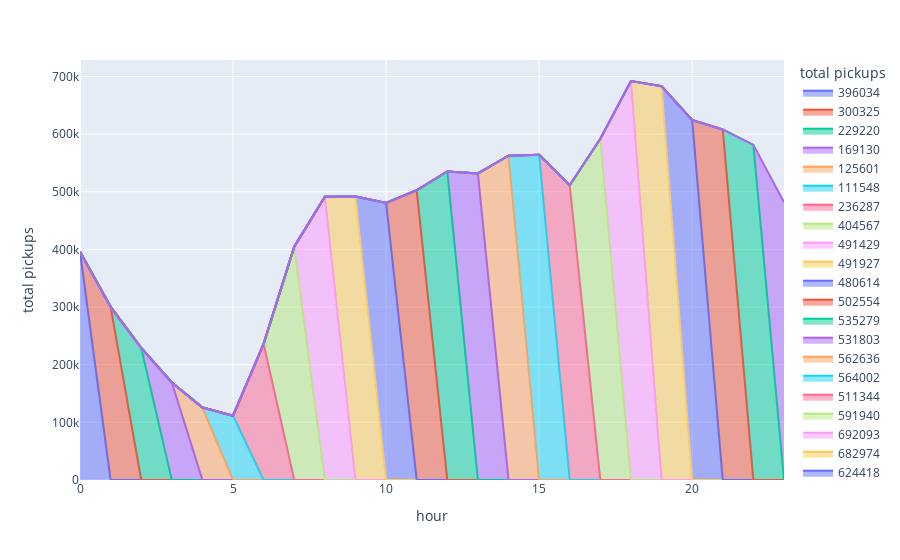

Notebook code cell kept with this figure:
### Code cell
px.area(df, x='hour', y='total pickups', color='total pickups')

### Figure 1 — Plotly figure (JSON) as saved in the notebook; plotly's stock layout.template omitted (floating-point values rounded to 4 significant figures)
{"data": [{"fillpattern": {"shape": ""}, "hovertemplate": "total pickups=%{y}<br>hour=%{x}<extra></extra>", "legendgroup": "396034", "line": {"color": "#636efa"}, "marker": {"symbol": "circle"}, "mode": "lines", "name": "396034", "orientation": "v", "showlegend": true, "stackgroup": "1", "type": "scatter", "x": [0], "xaxis": "x", "y": [396034], "yaxis": "y"}, {"fillpattern": {"shape": ""}, "hovertemplate": "total pickups=%{y}<br>hour=%{x}<extra></extra>", "legendgroup": "300325", "line": {"color": "#EF553B"}, "marker": {"symbol": "circle"}, "mode": "lines", "name": "300325", "orientation": "v", "showlegend": true, "stackgroup": "1", "type": "scatter", "x": [1], "xaxis": "x", "y": [300325], "yaxis": "y"}, {"fillpattern": {"shape": ""}, "hovertemplate": "total pickups=%{y}<br>hour=%{x}<extra></extra>", "legendgroup": "229220", "line": {"color": "#00cc96"}, "marker": {"symbol": "circle"}, "mode": "lines", "name": "229220", "orientation": "v", "showlegend": true, "stackgroup": "1", "type": "scatter", "x": [2], "xaxis": "x", "y": [229220], "yaxis": "y"}, {"fillpattern": {"shape": ""}, "hovertemplate": "total pickups=%{y}<br>hour=%{x}<extra></extra>", "legendgroup": "169130", "line": {"color": "#ab63fa"}, "marker": {"symbol": "circle"}, "mode": "lines", "name": "169130", "orientation": "v", "showlegend": true, "stackgroup": "1", "type": "scatter", "x": [3], "xaxis": "x", "y": [169130], "yaxis": "y"}, {"fillpattern": {"shape": ""}, "hovertemplate": "total pickups=%{y}<br>hour=%{x}<extra></extra>", "legendgroup": "125601", "line": {"color": "#FFA15A"}, "marker": {"symbol": "circle"}, "mode": "lines", "name": "125601", "orientation": "v", "showlegend": true, "stackgroup": "1", "type": "scatter", "x": [4], "xaxis": "x", "y": [125601], "yaxis": "y"}, {"fillpattern": {"shape": ""}, "hovertemplate": "total pickups=%{y}<br>hour=%{x}<extra></extra>", "legendgroup": "111548", "line": {"color": "#19d3f3"}, "marker": {"symbol": "circle"}, "mode": "lines", "name": "111548", "orientation": "v", "showlegend": true, "stackgroup": "1", "type": "scatter", "x": [5], "xaxis": "x", "y": [111548], "yaxis": "y"}, {"fillpattern": {"shape": ""}, "hovertemplate": "total pickups=%{y}<br>hour=%{x}<extra></extra>", "legendgroup": "236287", "line": {"color": "#FF6692"}, "marker": {"symbol": "circle"}, "mode": "lines", "name": "236287", "orientation": "v", "showlegend": true, "stackgroup": "1", "type": "scatter", "x": [6], "xaxis": "x", "y": [236287], "yaxis": "y"}, {"fillpattern": {"shape": ""}, "hovertemplate": "total pickups=%{y}<br>hour=%{x}<extra></extra>", "legendgroup": "404567", "line": {"color": "#B6E880"}, "marker": {"symbol": "circle"}, "mode": "lines", "name": "404567", "orientation": "v", "showlegend": true, "stackgroup": "1", "type": "scatter", "x": [7], "xaxis": "x", "y": [404567], "yaxis": "y"}, {"fillpattern": {"shape": ""}, "hovertemplate": "total pickups=%{y}<br>hour=%{x}<extra></extra>", "legendgroup": "491429", "line": {"color": "#FF97FF"}, "marker": {"symbol": "circle"}, "mode": "lines", "name": "491429", "orientation": "v", "showlegend": true, "stackgroup": "1", "type": "scatter", "x": [8], "xaxis": "x", "y": [491429], "yaxis": "y"}, {"fillpattern": {"shape": ""}, "hovertemplate": "total pickups=%{y}<br>hour=%{x}<extra></extra>", "legendgroup": "491927", "line": {"color": "#FECB52"}, "marker": {"symbol": "circle"}, "mode": "lines", "name": "491927", "orientation": "v", "showlegend": true, "stackgroup": "1", "type": "scatter", "x": [9], "xaxis": "x", "y": [491927], "yaxis": "y"}, {"fillpattern": {"shape": ""}, "hovertemplate": "total pickups=%{y}<br>hour=%{x}<extra></extra>", "legendgroup": "480614", "line": {"color": "#636efa"}, "marker": {"symbol": "circle"}, "mode": "lines", "name": "480614", "orientation": "v", "showlegend": true, "stackgroup": "1", "type": "scatter", "x": [10], "xaxis": "x", "y": [480614], "yaxis": "y"}, {"fillpattern": {"shape": ""}, "hovertemplate": "total pickups=%{y}<br>hour=%{x}<extra></extra>", "legendgroup": "502554", "line": {"color": "#EF553B"}, "marker": {"symbol": "circle"}, "mode": "lines", "name": "502554", "orientation": "v", "showlegend": true, "stackgroup": "1", "type": "scatter", "x": [11], "xaxis": "x", "y": [502554], "yaxis": "y"}, {"fillpattern": {"shape": ""}, "hovertemplate": "total pickups=%{y}<br>hour=%{x}<extra></extra>", "legendgroup": "535279", "line": {"color": "#00cc96"}, "marker": {"symbol": "circle"}, "mode": "lines", "name": "535279", "orientation": "v", "showlegend": true, "stackgroup": "1", "type": "scatter", "x": [12], "xaxis": "x", "y": [535279], "yaxis": "y"}, {"fillpattern": {"shape": ""}, "hovertemplate": "total pickups=%{y}<br>hour=%{x}<extra></extra>", "legendgroup": "531803", "line": {"color": "#ab63fa"}, "marker": {"symbol": "circle"}, "mode": "lines", "name": "531803", "orientation": "v", "showlegend": true, "stackgroup": "1", "type": "scatter", "x": [13], "xaxis": "x", "y": [531803], "yaxis": "y"}, {"fillpattern": {"shape": ""}, "hovertemplate": "total pickups=%{y}<br>hour=%{x}<extra></extra>", "legendgroup": "562636", "line": {"color": "#FFA15A"}, "marker": {"symbol": "circle"}, "mode": "lines", "name": "562636", "orientation": "v", "showlegend": true, "stackgroup": "1", "type": "scatter", "x": [14], "xaxis": "x", "y": [562636], "yaxis": "y"}, {"fillpattern": {"shape": ""}, "hovertemplate": "total pickups=%{y}<br>hour=%{x}<extra></extra>", "legendgroup": "564002", "line": {"color": "#19d3f3"}, "marker": {"symbol": "circle"}, "mode": "lines", "name": "564002", "orientation": "v", "showlegend": true, "stackgroup": "1", "type": "scatter", "x": [15], "xaxis": "x", "y": [564002], "yaxis": "y"}, {"fillpattern": {"shape": ""}, "hovertemplate": "total pickups=%{y}<br>hour=%{x}<extra></extra>", "legendgroup": "511344", "line": {"color": "#FF6692"}, "marker": {"symbol": "circle"}, "mode": "lines", "name": "511344", "orientation": "v", "showlegend": true, "stackgroup": "1", "type": "scatter", "x": [16], "xaxis": "x", "y": [511344], "yaxis": "y"}, {"fillpattern": {"shape": ""}, "hovertemplate": "total pickups=%{y}<br>hour=%{x}<extra></extra>", "legendgroup": "591940", "line": {"color": "#B6E880"}, "marker": {"symbol": "circle"}, "mode": "lines", "name": "591940", "orientation": "v", "showlegend": true, "stackgroup": "1", "type": "scatter", "x": [17], "xaxis": "x", "y": [591940], "yaxis": "y"}, {"fillpattern": {"shape": ""}, "hovertemplate": "total pickups=%{y}<br>hour=%{x}<extra></extra>", "legendgroup": "692093", "line": {"color": "#FF97FF"}, "marker": {"symbol": "circle"}, "mode": "lines", "name": "692093", "orientation": "v", "showlegend": true, "stackgroup": "1", "type": "scatter", "x": [18], "xaxis": "x", "y": [692093], "yaxis": "y"}, {"fillpattern": {"shape": ""}, "hovertemplate": "total pickups=%{y}<br>hour=%{x}<extra></extra>", "legendgroup": "682974", "line": {"color": "#FECB52"}, "marker": {"symbol": "circle"}, "mode": "lines", "name": "682974", "orientation": "v", "showlegend": true, "stackgroup": "1", "type": "scatter", "x": [19], "xaxis": "x", "y": [682974], "yaxis": "y"}, {"fillpattern": {"shape": ""}, "hovertemplate": "total pickups=%{y}<br>hour=%{x}<extra></extra>", "legendgroup": "624418", "line": {"color": "#636efa"}, "marker": {"symbol": "circle"}, "mode": "lines", "name": "624418", "orientation": "v", "showlegend": true, "stackgroup": "1", "type": "scatter", "x": [20], "xaxis": "x", "y": [624418], "yaxis": "y"}, {"fillpattern": {"shape": ""}, "hovertemplate": "total pickups=%{y}<br>hour=%{x}<extra></extra>", "legendgroup": "608035", "line": {"color": "#EF553B"}, "marker": {"symbol": "circle"}, "mode": "lines", "name": "608035", "orientation": "v", "showlegend": true, "stackgroup": "1", "type": "scatter", "x": [21], "xaxis": "x", "y": [608035], "yaxis": "y"}, {"fillpattern": {"shape": ""}, "hovertemplate": "total pickups=%{y}<br>hour=%{x}<extra></extra>", "legendgroup": "581287", "line": {"color": "#00cc96"}, "marker": {"symbol": "circle"}, "mode": "lines", "name": "581287", "orientation": "v", "showlegend": true, "stackgroup": "1", "type": "scatter", "x": [22], "xaxis": "x", "y": [581287], "yaxis": "y"}, {"fillpattern": {"shape": ""}, "hovertemplate": "total pickups=%{y}<br>hour=%{x}<extra></extra>", "legendgroup": "481811", "line": {"color": "#ab63fa"}, "marker": {"symbol": "circle"}, "mode": "lines", "name": "481811", "orientation": "v", "showlegend": true, "stackgroup": "1", "type": "scatter", "x": [23], "xaxis": "x", "y": [481811], "yaxis": "y"}], "layout": {"legend": {"title": {"text": "total pickups"}, "tracegroupgap": 0}, "margin": {"t": 60}, "xaxis": {"anchor": "y", "domain": [0, 1], "title": {"text": "hour"}}, "yaxis": {"anchor": "x", "categoryarray": [481811, 581287, 608035, 624418, 682974, 692093, 591940, 511344, 564002, 562636, 531803, 535279, 502554, 480614, 491927, 491429, 404567, 236287, 111548, 125601, 169130, 229220, 300325, 396034], "categoryorder": "array", "domain": [0, 1], "title": {"text": "total pickups"}}}}
